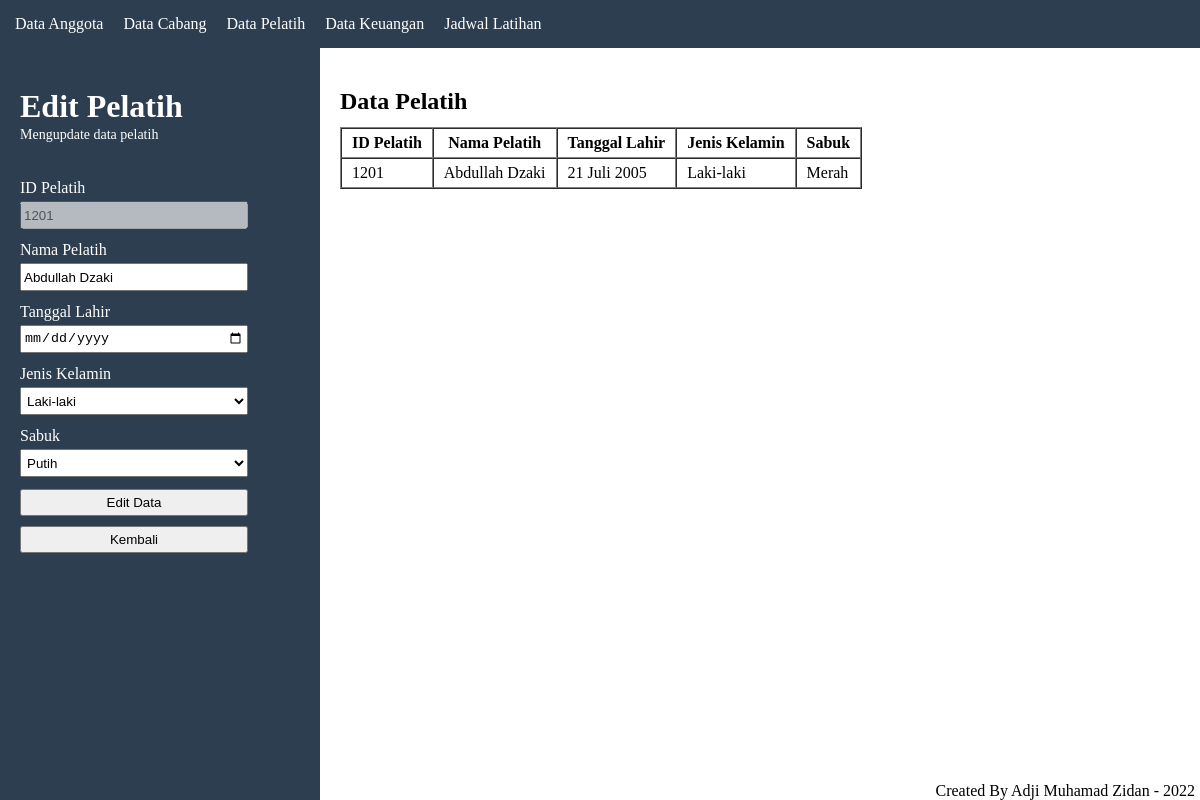
/edit_dt_pelatih.php?update=1201, run on the app's committed database.
### tables this page shows
CREATE TABLE `dt_pelatih` (
  `ID_pelatih` int(10) NOT NULL,
  `Nama_pelatih` varchar(100) NOT NULL,
  `Tanggal_lahir` varchar(20) NOT NULL,
  `Jenis_kelamin` varchar(15) NOT NULL,
  `Sabuk` varchar(10) NOT NULL
);

### edit_dt_pelatih.php (the view, shortened to what this page needs)
<?php
	require 'config/koneksi_db.php';
	$sql = "SELECT * FROM dt_pelatih WHERE ID_pelatih = $_GET[update]";
	$data = mysqli_query($koneksi, $sql);
	$hasil = mysqli_fetch_assoc($data);
?>
<!DOCTYPE html>
<html lang="en">
<head>
</head>
<body>
	<nav>
		<?php require 'modularitas/menu.php' ?>
	</nav>
	<main>
		<div class="container">
			<div class="form">
				<div class="title-pelatih">
					<h1>Edit Pelatih</h1>
					<p>Mengupdate data pelatih</p>
				</div>
				<form action="" method="post">
					<label for="id_pelatih">ID Pelatih</label><br>
					<input type="text" id="id_pelatih" name="id_pelatih" value="<?= $hasil['ID_pelatih'];?>" disabled><br>
					<label for="nama">Nama Pelatih</label><br>
					<input type="text" id="nama" name="nama_pelatih" value="<?= $hasil['Nama_pelatih'];?>"><br>
					<label for="tgl_lahir">Tanggal Lahir</label><br>
					<input type="date" id="tgl_lahir" name="tgl_lahir" value="<?= $hasil['Tanggal_lahir'];?>"><br>
					<label for="gender">Jenis Kelamin</label><br>
					<select id="gender" name="jenis_kelamin" value="<?= $hasil['Jenis_kelamin'];?>">
						<option value="Laki-laki">Laki-laki</option>
					</select><br>
					<label for="sabuk">Sabuk</label><br>
					<select id="sabuk" name="sabuk" value="<?= $hasil['Sabuk'];?>">
						<option value="Putih">Putih</option>
					</select><br>
					<button type="submit" name="edit_data" onclick="return confirm('Update data?');">Edit Data</button>
					<a href="pelatih.php">
						<button type="button">Kembali</button>
					</a>
				</form>
			</div>
			<div class="tabel-data">
				<h2>Data Pelatih</h2>
				<table border="1" cellspacing="0">
					<tr>
						<th>ID Pelatih</th>
						<th>Nama Pelatih</th>
						<th>Tanggal Lahir</th>
						<th>Jenis Kelamin</th>
						<th>Sabuk</th>
					</tr>
					<tr>
						<td><?= $hasil['ID_pelatih'];?></td>
						<td><?= $hasil['Nama_pelatih'];?></td>
						<td><?= $hasil['Tanggal_lahir'];?></td>
						<td><?= $hasil['Jenis_kelamin'];?></td>
						<td><?= $hasil['Sabuk'];?></td>
					</tr>
				</table>
				<footer>
					<?php require 'modularitas/footer.php' ?>
				</footer>
			</div>
		</div>
	</main>
</body>
</html>

### edit_dt_pelatih.php (style rules this page uses)
main .container { display: flex; justify-content: center; position: fixed; width: 100%; height: 100%; }
main .container button { cursor: pointer; padding: 4px 2px; box-sizing: border-box; width: 228px; margin-bottom: 10px; }
.form { background-color: #2c3e50; width: 25%; color: white; padding: 40px 20px; }
.form .title-pelatih { margin-bottom: 36px; }
.form .title-pelatih p { margin-top: 2px; font-size: 14px; }
.form form input, select { margin-top: 4px; margin-bottom: 12px; width: 220px; height: 20px; padding: 2px; }
.form form select { height: 28px; width: 228px; cursor: pointer; }
.tabel-data { width: 75%; padding: 40px 20px; }
.tabel-data table { margin-top: 12px; }
.tabel-data table tr th, td { padding: 5px 10px; }

### modularitas/menu.php (style rules this page uses)
* { margin: 0; padding: 0; }
nav { background-color: #2c3e50; padding: 15px; }

### modularitas/footer.php (style rules this page uses)
* { margin: 0; padding: 0; }
footer { position: fixed; bottom: 0; right: 0; width: auto; }

### data on the page
dt_pelatih: id_pelatih "1201", nama_pelatih "Abdullah Dzaki", jenis_kelamin "Laki-laki", sabuk "Putih", ID_pelatih "1201", Nama_pelatih "Abdullah Dzaki", Tanggal_lahir "21 Juli 2005", Jenis_kelamin "Laki-laki", Sabuk "Merah"
